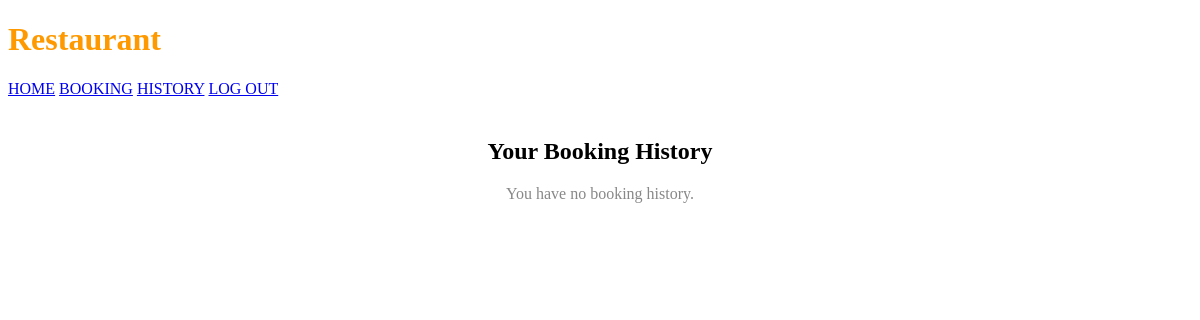
/user_interface/history2.php (signed in), run on an earlier commit of the app's database.
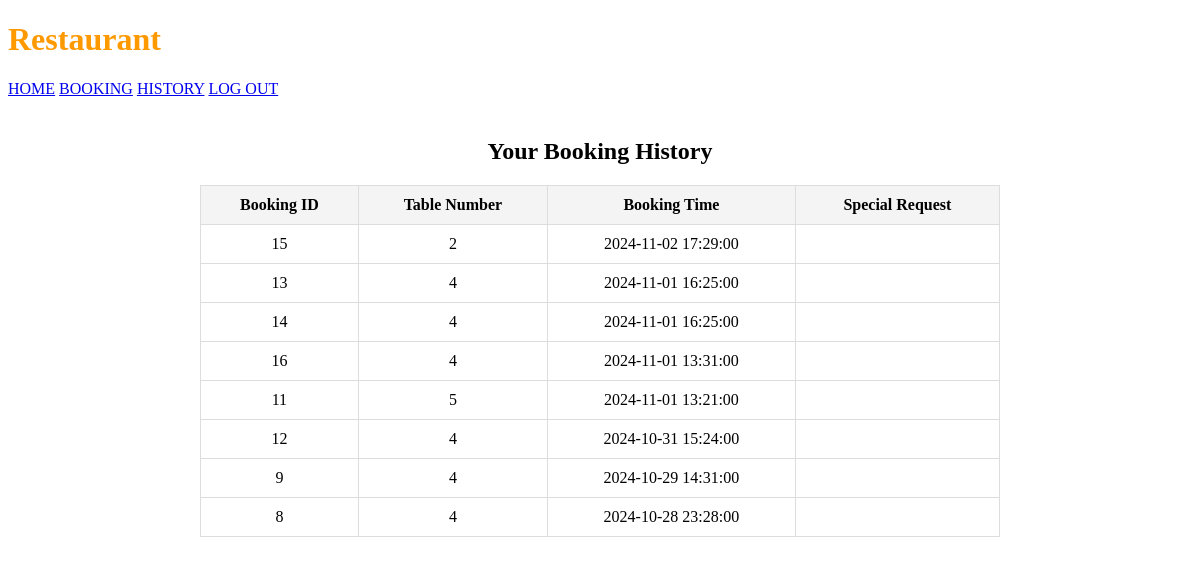
And on a later commit of the database.
### tables this page shows
CREATE TABLE `booking_history` (
  `booking_id` int(11) NOT NULL,
  `user_id` int(11) DEFAULT NULL,
  `booking_code` varchar(50) DEFAULT NULL,
  `booking_time` datetime DEFAULT NULL,
  `booking_day` date DEFAULT NULL,
  `table_id` int(11) DEFAULT NULL,
  `special_request` text DEFAULT NULL,
  `table_number` varchar(11) NOT NULL
);

CREATE TABLE `restaurant_table` (
  `table_id` int(11) NOT NULL,
  `table_number` int(11) NOT NULL,
  `status` varchar(20) DEFAULT 'empty',
  `user_id` int(11) DEFAULT NULL
);

### user_interface/history2.php (the view, shortened to what this page needs)
<?php
include 'config/config.php';
$user_id = $_SESSION['user_id'];
$sql = "SELECT b.booking_id, t.table_number, b.booking_time, b.special_request
        FROM booking_history b
        JOIN restaurant_table t ON b.table_id = t.table_id
        WHERE b.user_id = ?
        ORDER BY b.booking_time DESC";
$stmt = $mysqli->prepare($sql);
$stmt->bind_param("i", $user_id);
$stmt->execute();
$result = $stmt->get_result();
?>
<!DOCTYPE html>
<html lang="en">
<head>
    <link rel="stylesheet" href="history2.css">
</head>
<body>
    <div class="navbar">
        <div class="logo">
            <h1 style="color: #ff9900;">Restaurant</h1>
        </div>
        <div class="nav-links">
            <a href="HomePage.php">HOME</a>
            <a href="booking.php">BOOKING</a>
            <a href="history.php">HISTORY</a>
            <a href="logout.php">LOG OUT</a>
        </div>
    </div>
    <div class="history-content">
        <h2>Your Booking History</h2>
        <?php if ($result->num_rows > 0): ?>
            <table>
                <thead>
                    <tr>
                        <th>Booking ID</th>
                        <th>Table Number</th>
                        <th>Booking Time</th>
                        <th>Special Request</th>
                    </tr>
                </thead>
                <tbody>
                    <?php while ($row = $result->fetch_assoc()): ?>
                        <tr>
                            <td><?php echo htmlspecialchars($row['booking_id']); ?></td>
                            <td><?php echo htmlspecialchars($row['table_number']); ?></td>
                            <td><?php echo htmlspecialchars($row['booking_time']); ?></td>
                            <td><?php echo htmlspecialchars($row['special_request']); ?></td>
                        </tr>
                    <?php endwhile; ?>
                </tbody>
            </table>
        <?php else: ?>
            <p>You have no booking history.</p>
        <?php endif; ?>
    </div>
</body>
</html>

What changed in the data, as far as the page shows it:
added booking_history: booking_id "15", table.table_number "2", booking_time "2024-11-02 17:29:00"
added booking_history: booking_id "13", table.table_number "4", booking_time "2024-11-01 16:25:00"
added booking_history: booking_id "14", table.table_number "4", booking_time "2024-11-01 16:25:00"
added booking_history: booking_id "16", table.table_number "4", booking_time "2024-11-01 13:31:00"
added booking_history: booking_id "11", table.table_number "5", booking_time "2024-11-01 13:21:00"
added booking_history: booking_id "12", table.table_number "4", booking_time "2024-10-31 15:24:00"
added booking_history: booking_id "9", table.table_number "4", booking_time "2024-10-29 14:31:00"
added booking_history: booking_id "8", table.table_number "4", booking_time "2024-10-28 23:28:00"
Also different on the page:
text no longer shown: "You have no booking history."
text now shown: "Booking ID Table Number Booking Time Special Request"
